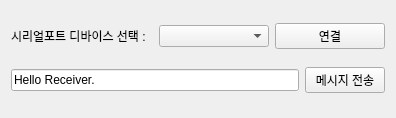
<?xml version="1.0" encoding="UTF-8"?>
<ui version="4.0">
 <class>Widget</class>
 <widget class="QWidget" name="Widget">
  <property name="geometry">
   <rect>
    <x>0</x>
    <y>0</y>
    <width>396</width>
    <height>118</height>
   </rect>
  </property>
  <property name="windowTitle">
   <string>Widget</string>
  </property>
  <layout class="QVBoxLayout" name="verticalLayout">
   <item>
    <layout class="QHBoxLayout" name="horizontalLayout">
     <item>
      <widget class="QLabel" name="label">
       <property name="text">
        <string>시리얼포트 디바이스 선택 :  </string>
       </property>
      </widget>
     </item>
     <item>
      <widget class="QComboBox" name="comboBox"/>
     </item>
     <item>
      <widget class="QPushButton" name="connectionButton">
       <property name="text">
        <string>연결</string>
       </property>
      </widget>
     </item>
    </layout>
   </item>
   <item>
    <layout class="QHBoxLayout" name="horizontalLayout_2">
     <item>
      <widget class="QLineEdit" name="sendLineEdit">
       <property name="text">
        <string>Hello Receiver.</string>
       </property>
      </widget>
     </item>
     <item>
      <widget class="QPushButton" name="sendButton">
       <property name="text">
        <string>메시지 전송</string>
       </property>
      </widget>
     </item>
    </layout>
   </item>
  </layout>
 </widget>
 <layoutdefault spacing="6" margin="11"/>
 <resources/>
 <connections/>
</ui>
